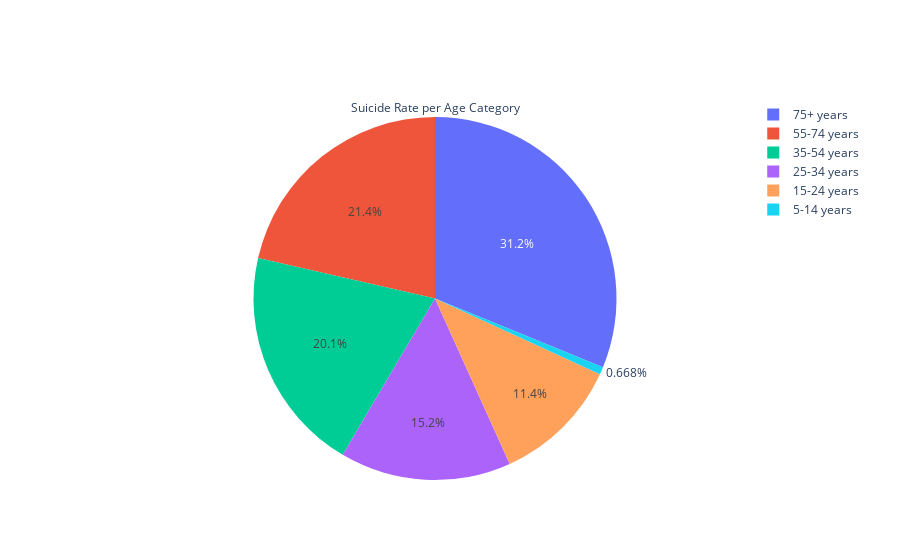

The code cell stored with this chart in its notebook:
### Code cell
import plotly.graph_objs as go
go.Figure(data=[go.Pie(labels=data['age'],values=data['suicidesper100k'],
                       title='Suicide Rate per Age Category')])

### Figure 1 — Plotly figure (JSON) as saved in the notebook; plotly's stock layout.template omitted (floating-point values rounded to 4 significant figures; data arrays with more than 128 entries replaced by an {"elided": "..."} marker saying what was removed)
{"data": [{"labels": {"elided": "7780 str values"}, "title": {"text": "Suicide Rate per Age Category"}, "type": "pie", "values": {"elided": "7780 float values"}}], "layout": {}}
